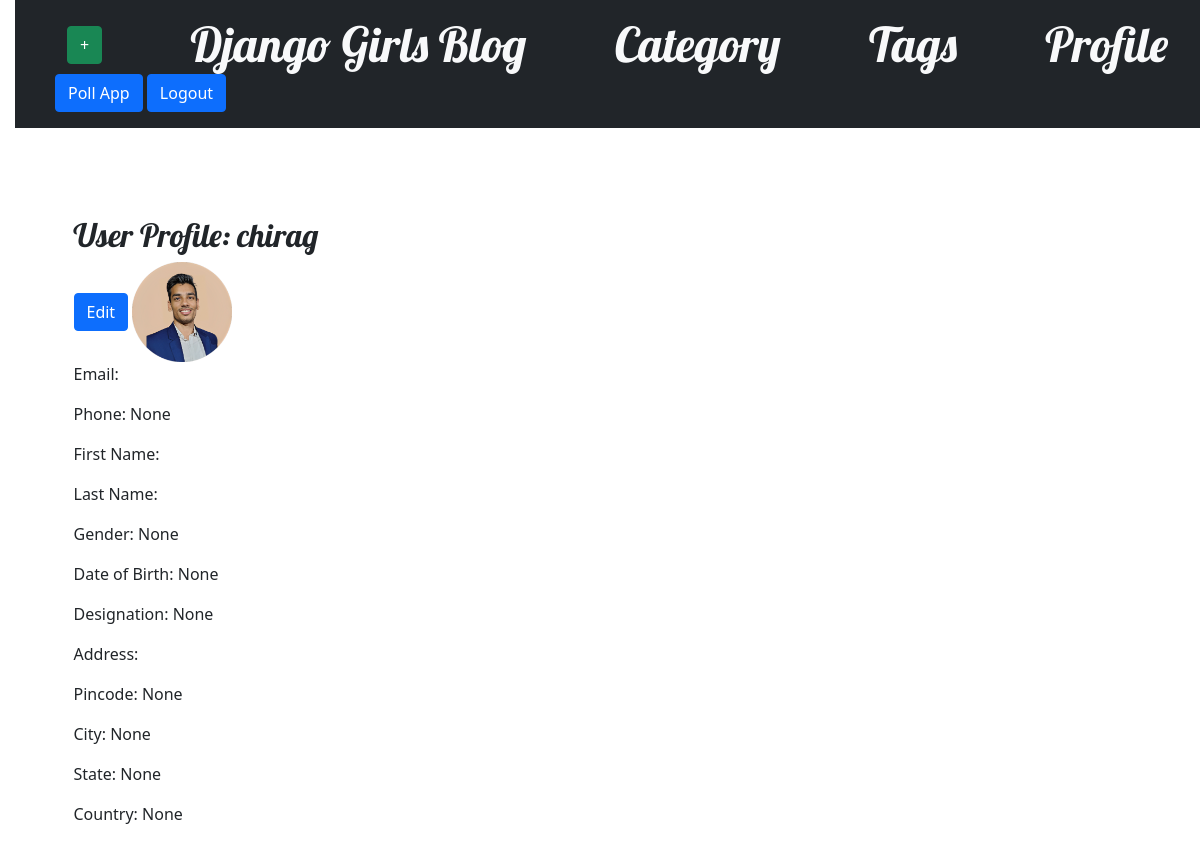
Before: /user/chirag/ with the older database file.
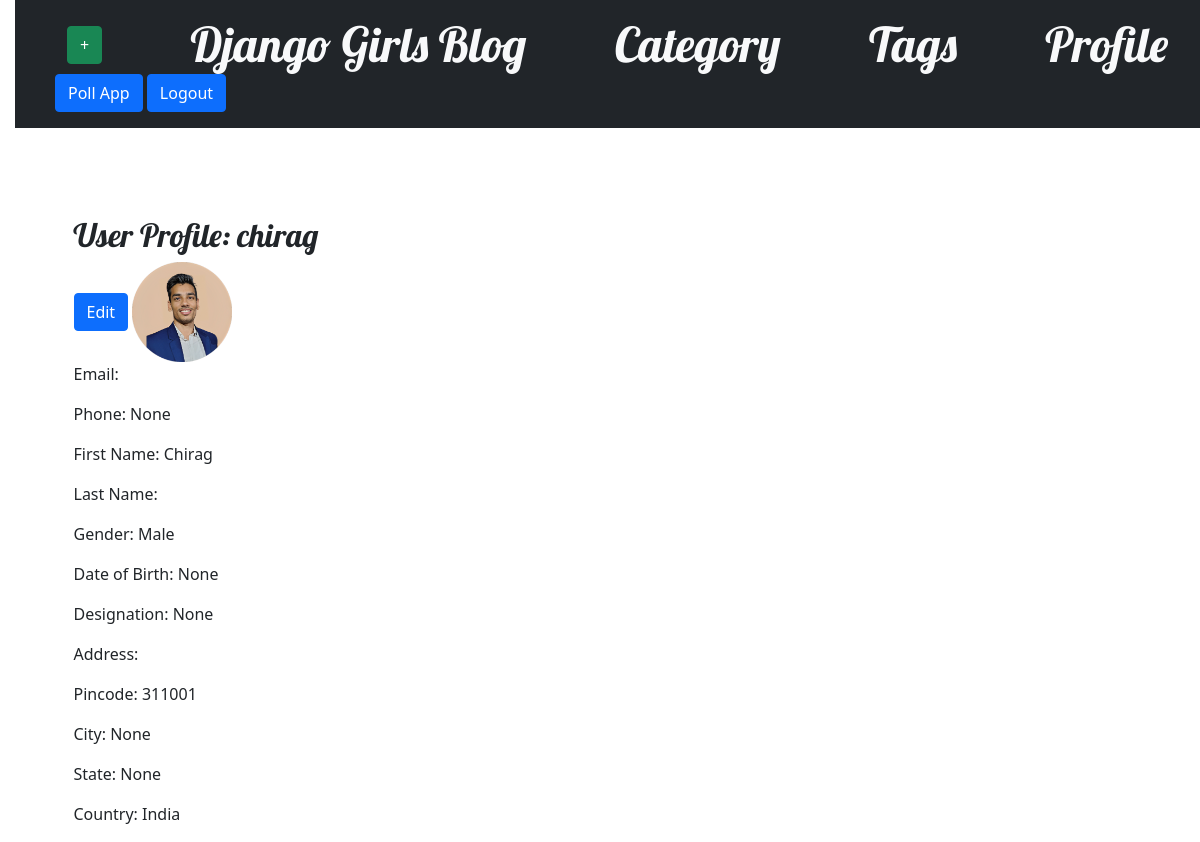
After: the same page with the newer database file.
### blog/models.py (models this page shows, shortened)
class CustomUser(AbstractUser):
    GENDER_CHOICES = (
        ('M', 'Male'),
        ('F', 'Female'),
    )
    COUNTRY_CHOICES = sorted(COUNTRY_CHOICES, key=lambda x: x[1])
    gender = models.CharField(max_length=60,default='M',choices=GENDER_CHOICES,blank=True)
    city = models.CharField(max_length=80,default='Bhilwara',blank=True)
    state = models.CharField(max_length=90,default='Rajasthan',blank=True)
    country = models.CharField(max_length=50,blank=True,default='India',choices=COUNTRY_CHOICES)
    designation = models.CharField(max_length=50,null=True,blank=True)
    img = models.ImageField(blank=True,null=True,upload_to='profile_images/',)
    phone = models.PositiveBigIntegerField(blank=True,default=0000000)
    pincode = models.PositiveIntegerField(blank=True,null=True)
    address = models.TextField(max_length=50,blank=True,null=True)
    dob = models.DateField(blank=True,null=True)
    def img_preview2(self):
        return mark_safe('<img src = "{url}" width = "100"/>'.format(
             url = self.img.url
         ))

### blog/views.py (the view)
# urls.py: path('user/<str:username>/', views.user_detail, name='user_detail'),
def user_detail(request, username):
    user = get_object_or_404(CustomUser, username=username)
    return render(request, 'blog/userdetails.html', {'user': user})

### blog/templates/blog/userdetails.html
{% extends 'blog/base.html' %}
{% block content %}
    <div class="container mt-5">
        <h2>User Profile: {{ user.username }}</h2><a href="{% url 'blog:edit_profile' %}" class="btn btn-primary">Edit</a>
        {{user.img_preview2}}
        <p>Email: {{ user.email }}</p>
        <p>Phone: {{ user.phone }}</p>
        <p>First Name: {{ user.first_name }}</p>
        <p>Last Name: {{ user.last_name }}</p>
        <p>Gender: {{ user.get_gender_display }}</p>
        <p>Date of Birth: {{ user.dob }}</p>
        <p>Designation: {{ user.designation }}</p>
        <p>Address: {{ user.address }}</p>
        <p>Pincode: {{ user.pincode }}</p>
        <p>City: {{ user.city }}</p>
        <p>State: {{ user.state }}</p>
        <p>Country: {{ user.get_country_display }}</p>
    </div>
{% endblock %}

Changed rows visible on the page:
changed CustomUser "chirag": first_name (not shown) → "Chirag"; gender "None" → "Male"; pincode "None" → "311001"; country "None" → "India"
